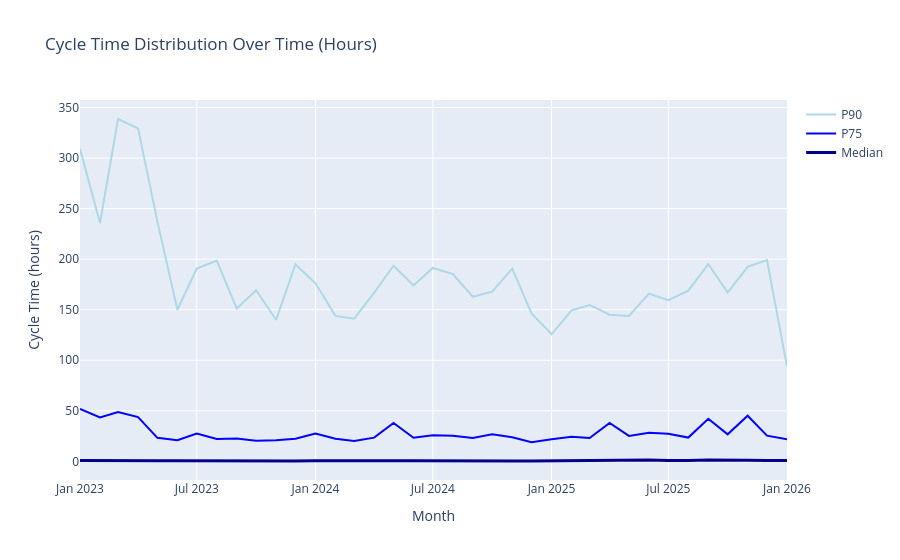

Here is the notebook cell this chart was saved with:
### Code cell
# Cycle time with percentiles (shows distribution spread)
fig = go.Figure()

fig.add_trace(go.Scatter(
    x=df_cycle['month'], y=df_cycle['p90_cycle_hours'],
    name='P90', line=dict(color='lightblue')
))
fig.add_trace(go.Scatter(
    x=df_cycle['month'], y=df_cycle['p75_cycle_hours'],
    name='P75', line=dict(color='blue')
))
fig.add_trace(go.Scatter(
    x=df_cycle['month'], y=df_cycle['median_cycle_hours'],
    name='Median', line=dict(color='darkblue', width=3)
))

fig.update_layout(
    title='Cycle Time Distribution Over Time (Hours)',
    yaxis_title='Cycle Time (hours)',
    xaxis_title='Month'
)
fig.show()

### Figure 1 — Plotly figure (JSON) as saved in the notebook; plotly's stock layout.template omitted (floating-point values rounded to 4 significant figures)
{"data": [{"line": {"color": "lightblue"}, "name": "P90", "type": "scatter", "x": ["2023-01-01", "2023-02-01", "2023-03-01", "2023-04-01", "2023-05-01", "2023-06-01", "2023-07-01", "2023-08-01", "2023-09-01", "2023-10-01", "2023-11-01", "2023-12-01", "2024-01-01", "2024-02-01", "2024-03-01", "2024-04-01", "2024-05-01", "2024-06-01", "2024-07-01", "2024-08-01", "2024-09-01", "2024-10-01", "2024-11-01", "2024-12-01", "2025-01-01", "2025-02-01", "2025-03-01", "2025-04-01", "2025-05-01", "2025-06-01", "2025-07-01", "2025-08-01", "2025-09-01", "2025-10-01", "2025-11-01", "2025-12-01", "2026-01-01"], "y": [309.2, 235.8, 338.7, 329.4, 237.2, 150, 190.8, 198.6, 151.1, 169.2, 140, 195, 176.1, 143.9, 141.1, 166.8, 193.5, 174, 191.3, 185.2, 162.8, 167.9, 190.7, 146.3, 125.7, 149.3, 154.7, 145, 143.8, 166, 159.4, 168.8, 195, 167, 192.4, 199.2, 93.7]}, {"line": {"color": "blue"}, "name": "P75", "type": "scatter", "x": ["2023-01-01", "2023-02-01", "2023-03-01", "2023-04-01", "2023-05-01", "2023-06-01", "2023-07-01", "2023-08-01", "2023-09-01", "2023-10-01", "2023-11-01", "2023-12-01", "2024-01-01", "2024-02-01", "2024-03-01", "2024-04-01", "2024-05-01", "2024-06-01", "2024-07-01", "2024-08-01", "2024-09-01", "2024-10-01", "2024-11-01", "2024-12-01", "2025-01-01", "2025-02-01", "2025-03-01", "2025-04-01", "2025-05-01", "2025-06-01", "2025-07-01", "2025-08-01", "2025-09-01", "2025-10-01", "2025-11-01", "2025-12-01", "2026-01-01"], "y": [51.9, 43.5, 48.8, 43.7, 23.2, 20.8, 27.5, 22, 22.6, 20.3, 20.9, 22.3, 27.5, 22.4, 20.1, 23.4, 37.9, 23.3, 25.8, 25.3, 23, 26.7, 23.7, 18.9, 21.9, 24.4, 23.1, 37.9, 25.1, 28.2, 27.2, 23.5, 42.1, 26.7, 45.1, 25.4, 21.8]}, {"line": {"color": "darkblue", "width": 3}, "name": "Median", "type": "scatter", "x": ["2023-01-01", "2023-02-01", "2023-03-01", "2023-04-01", "2023-05-01", "2023-06-01", "2023-07-01", "2023-08-01", "2023-09-01", "2023-10-01", "2023-11-01", "2023-12-01", "2024-01-01", "2024-02-01", "2024-03-01", "2024-04-01", "2024-05-01", "2024-06-01", "2024-07-01", "2024-08-01", "2024-09-01", "2024-10-01", "2024-11-01", "2024-12-01", "2025-01-01", "2025-02-01", "2025-03-01", "2025-04-01", "2025-05-01", "2025-06-01", "2025-07-01", "2025-08-01", "2025-09-01", "2025-10-01", "2025-11-01", "2025-12-01", "2026-01-01"], "y": [0.7, 0.8, 0.5, 1.1, 0.5, 0.5, 0.4, 0.3, 0.4, 0.3, 0.4, 0.4, 0.6, 0.4, 0.3, 0.4, 0.5, 0.5, 0.6, 0.4, 0.5, 0.7, 0.4, 0.3, 0.5, 0.7, 0.5, 1.3, 1, 1.2, 0.9, 0.7, 1.3, 0.9, 1.1, 0.9, 0.7]}], "layout": {"title": {"text": "Cycle Time Distribution Over Time (Hours)"}, "xaxis": {"title": {"text": "Month"}}, "yaxis": {"title": {"text": "Cycle Time (hours)"}}}}
